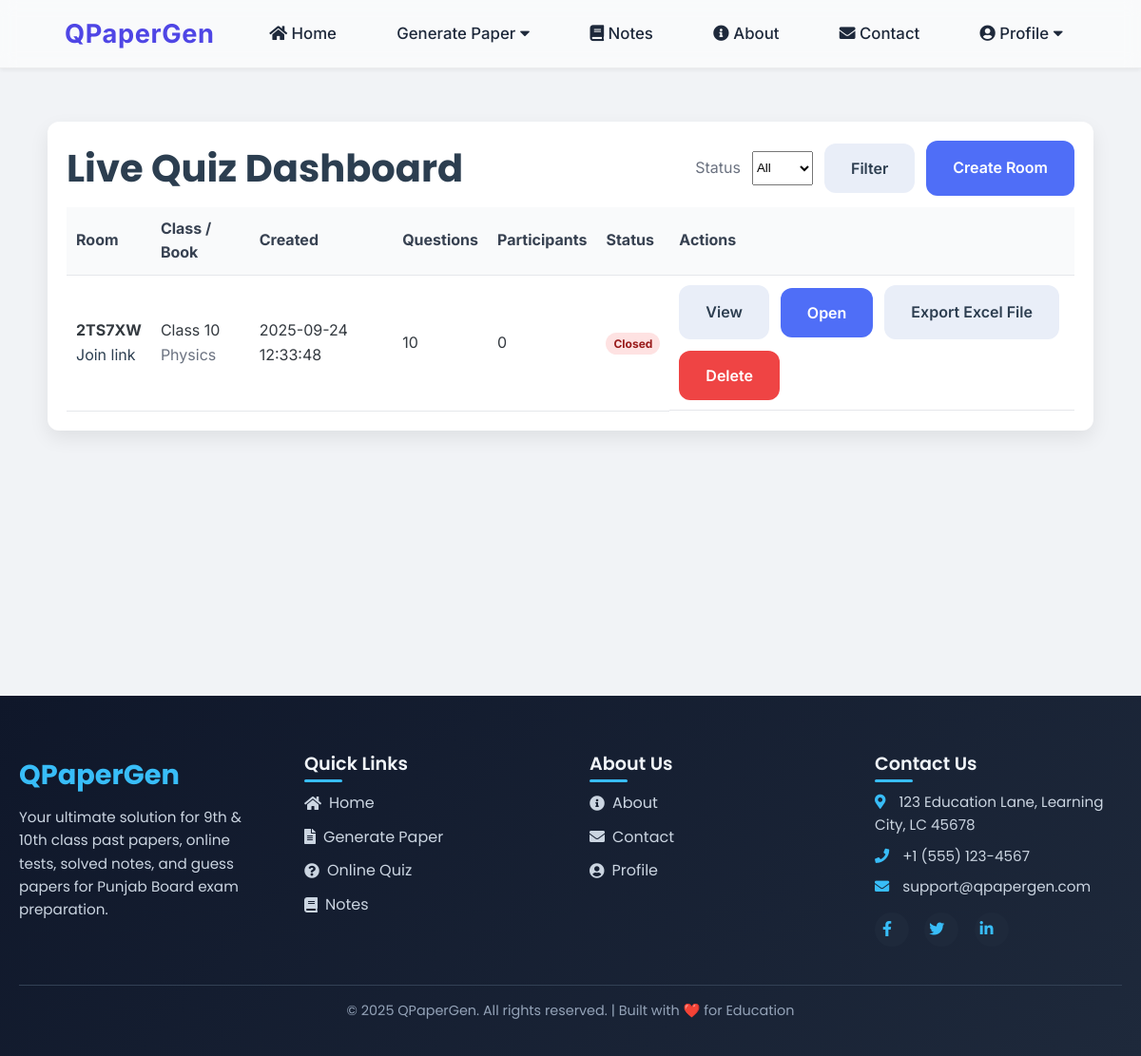
/quiz/online_quiz_dashboard.php (signed in), run on the app's committed database.
### tables this page shows
CREATE TABLE `quiz_rooms` (
  `id` int NOT NULL AUTO_INCREMENT,
  `room_code` varchar(10) NOT NULL,
  `class_id` int NOT NULL,
  `book_id` int NOT NULL,
  `mcq_count` int NOT NULL DEFAULT '0',
  `created_at` datetime NOT NULL DEFAULT CURRENT_TIMESTAMP,
  `status` enum('active','closed') NOT NULL DEFAULT 'active',
  `user_id` int DEFAULT NULL,
  PRIMARY KEY (`id`),
  UNIQUE KEY `room_code` (`room_code`)
);

CREATE TABLE `class` (
  `class_id` int NOT NULL AUTO_INCREMENT,
  `class_name` varchar(50) NOT NULL,
  PRIMARY KEY (`class_id`)
);

CREATE TABLE `book` (
  `book_id` int NOT NULL AUTO_INCREMENT,
  `class_id` int DEFAULT NULL,
  `book_name` varchar(100) NOT NULL,
  PRIMARY KEY (`book_id`),
  KEY `class_id` (`class_id`)
);

### quiz/online_quiz_dashboard.php (the view, shortened to what this page needs)
<?php
include '../db_connect.php';
$user_id = isset($_SESSION['user_id']) ? (int)$_SESSION['user_id'] : 0;
$room_code = strtoupper(trim($_GET['room'] ?? ''));
$status_filter = strtolower(trim($_GET['status'] ?? ''));
function h($s){ return htmlspecialchars($s, ENT_QUOTES, 'UTF-8'); }
function join_url($code){ return 'online_quiz_join.php?room=' . urlencode($code); }
?>
<!DOCTYPE html>
<html lang="en">
<head>
  <link rel="stylesheet" href="../css/main.css">
</head>
<body>
<?php include '../header.php'; ?>
<div class="main-content">
  <div class="container-narrow">
  <?php if ($room_code === ''): ?>
    <div class="flex" style="justify-content: space-between;">
      <h1 style="margin: 0;">Live Quiz Dashboard</h1>
      <div class="flex">
        <form method="GET" action="online_quiz_dashboard.php" class="flex">
          <label class="muted">Status</label>
          <select name="status" class="input inline" style="height: 36px;">
            <option value="" <?= $status_filter===''?'selected':''; ?>>All</option>
          </select>
          <button class="btn secondary" type="submit">Filter</button>
        </form>
        <a class="btn primary" href="online_quiz_host.php">Create Room</a>
      </div>
    </div>
    <?php
      $where = "WHERE r.user_id = " . $user_id;
      $sql = "SELECT r.id, r.room_code, r.created_at, r.status, r.class_id, r.book_id,
                     c.class_name, b.book_name,
                     (SELECT COUNT(*) FROM quiz_room_questions q WHERE q.room_id = r.id) AS q_count,
                     (SELECT COUNT(*) FROM quiz_participants p WHERE p.room_id = r.id) AS p_count
              FROM quiz_rooms r
              LEFT JOIN class c ON c.class_id = r.class_id
              LEFT JOIN book b ON b.book_id = r.book_id
              $where
              ORDER BY r.id DESC LIMIT 200";
      $res = $conn->query($sql);
    ?>
    <table>
      <thead>
        <tr>
          <th>Room</th>
          <th>Class / Book</th>
          <th>Created</th>
          <th>Questions</th>
          <th>Participants</th>
          <th>Status</th>
          <th>Actions</th>
        </tr>
      </thead>
      <tbody>
        <?php if ($res && $res->num_rows > 0): while ($row = $res->fetch_assoc()): ?>
          <tr>
            <td>
              <div><strong><?= h($row['room_code']) ?></strong></div>
              <div class="muted"><a href="<?= h(join_url($row['room_code'])) ?>" target="_blank">Join link</a></div>
            </td>
            <td>
              <div><?= h($row['class_name'] ?? 'Class ' . (int)$row['class_id']) ?></div>
              <div class="muted"><?= h($row['book_name'] ?? ('Book ' . (int)$row['book_id'])) ?></div>
            </td>
            <td><?= h($row['created_at']) ?></td>
            <td><?= (int)$row['q_count'] ?></td>
            <td><?= (int)$row['p_count'] ?></td>
            <td><span class="badge <?= $row['status']==='active'?'active':'closed' ?>"><?= h(ucfirst($row['status'])) ?></span></td>
            <td class="flex">
              <a class="btn secondary" href="online_quiz_dashboard.php?room=<?= h($row['room_code']) ?>">View</a>
              <?php if ($row['status']==='active'): ?>
                <form method="POST" action="online_quiz_room_status.php" style="display:inline;">
                  <input type="hidden" name="room_code" value="<?= h($row['room_code']) ?>" />
                  <input type="hidden" name="action" value="close" />
                  <button class="btn danger" type="submit">Close</button>
                </form>
              <?php else: ?>
                <form method="POST" action="online_quiz_room_status.php" style="display:inline;">
                  <button class="btn primary" type="submit">Open</button>
                </form>
              <?php endif; ?>
              <a class="btn secondary" href="online_quiz_export.php?room=<?= h($row['room_code']) ?>">Export Excel File</a>
              <form method="POST" action="online_quiz_delete_room.php" style="display:inline;" onsubmit="return confirm('Are you sure you want to delete room <?= h($row['room_code']) ?>? This action cannot be undone.');">
                <button class="btn danger" type="submit">Delete</button>
              </form>
            </td>
          </tr>
        <?php endwhile; else: ?>
          <tr><td colspan="7" class="muted">No rooms found.</td></tr>
        <?php endif; ?>
      </tbody>
    </table>
  <?php endif; ?>
  </div>
</div>
<?php include '../footer.php'; ?>
</body>
</html>

### css/main.css (style rules this page uses)
:root { --primary-color: #2c3e50; --primary-dark: #1a2530; --primary-light: #3e5771; --secondary-color: #3498db; --secondary-dark: #2980b9; --secondary-light: #5dade2; --accent-color: #e74c3c; --success-color: #27ae60; --warning-color: #f39c12; --danger-color: #c0392b; --info-color: #16a085; --white: #ffffff; --off-white: #f9fafc; --light-gray: #f1f3f6; --gray: #6c757d; --dark-gray: #343a40; --black: #212529; --font-primary: 'Inter', -apple-system, BlinkMacSystemFont, 'Segoe UI', Roboto, sans-serif; --font-heading: 'Poppins', -apple-system, BlinkMacSystemFont, 'Segoe UI', Roboto, sans-serif; --spacing-xs: 0.25rem; --spacing-sm: 0.5rem; --spacing-md: 1rem; --spacing-lg: 1.5rem; --spacing-xl: 2rem; --spacing-xxl: 3rem; --radius-sm: 4px; --radius-md: 8px; --radius-lg: 12px; --radius-xl: 16px; --shadow-sm: 0 2px 4px rgba(0,0,0,0.05); --shadow-md: 0 4px 12px rgba(0,0,0,0.1); --shadow-lg: 0 8px 25px rgba(0,0,0,0.15); --shadow-xl: 0 16px 40px rgba(0,0,0,0.2); --transition-fast: 0.15s ease; --transition-normal: 0.3s ease; --transition-slow: 0.5s ease; }
* { margin: 0; padding: 0; box-sizing: border-box; }
html { scroll-behavior: smooth; font-size: 16px; }
body { font-family: var(--font-primary); line-height: 1.6; color: var(--dark-gray); background: var(--light-gray); -webkit-font-smoothing: antialiased; -moz-osx-font-smoothing: grayscale; min-height: 100vh; display: flex; flex-direction: column; }
h1, h2, h3, h4, h5, h6 { font-family: var(--font-heading); font-weight: 600; line-height: 1.3; margin-bottom: var(--spacing-md); color: var(--primary-color); }
h1 { font-size: 2.5rem; font-weight: 700; }
a { color: var(--primary-color); text-decoration: none; transition: color var(--transition-fast); }
.main-content { flex: 1; padding: var(--spacing-xl) 0; }
.btn { display: inline-flex; align-items: center; justify-content: center; gap: 0.5rem; padding: 1rem 1.75rem; font-size: 1rem; font-weight: 600; text-align: center; border-radius: var(--radius-lg); transition: all var(--transition-normal); cursor: pointer; border: none; text-decoration: none; position: relative; overflow: hidden; white-space: nowrap; min-height: 48px; font-family: var(--font-primary); }
.btn::before { content: ''; position: absolute; top: 0; left: -100%; width: 100%; height: 100%; background: linear-gradient(90deg, transparent, rgba(255,255,255,0.15), transparent); transition: left 0.6s ease; }
.main-content { width: 100%; overflow-x: hidden; }
.main-content { flex: 1; display: flex; flex-direction: column; min-height: calc(100vh - 140px); padding: var(--spacing-xl) 0; }
body { padding-bottom: 0; margin-bottom: 0; }

### css/index.css (style rules this page uses)
:root { --primary: #4F46E5; --primary-light: #818CF8; --primary-dark: #3730A3; --secondary: #0EA5E9; --accent: #10B981; --background: #F8FAFC; --surface: #FFFFFF; --text-primary: #1E293B; --text-secondary: #475569; --text-tertiary: #64748B; --border: #E2E8F0; --success: #10B981; --warning: #F59E0B; --error: #EF4444; --gradient-primary: linear-gradient(135deg, var(--primary), var(--secondary)); --gradient-accent: linear-gradient(135deg, var(--accent), var(--secondary)); --shadow-sm: 0 1px 2px 0 rgb(0 0 0 / 0.05); --shadow-md: 0 4px 6px -1px rgb(0 0 0 / 0.1), 0 2px 4px -2px rgb(0 0 0 / 0.1); --shadow-lg: 0 10px 15px -3px rgb(0 0 0 / 0.1), 0 4px 6px -4px rgb(0 0 0 / 0.1); --radius-sm: 0.375rem; --radius-md: 0.5rem; --radius-lg: 1rem; }
body { background-color: var(--background); color: var(--text-primary); line-height: 1.6; margin: 0; font-family: 'Inter', system-ui, -apple-system, sans-serif; }

### quiz/online_quiz_dashboard.php (style rules this page uses)
.container-narrow { max-width: 1100px; margin: 24px auto; background: #fff; border-radius: 12px; box-shadow: 0 8px 20px rgba(0,0,0,0.08); padding: 20px; }
.flex { display: flex; gap: 12px; align-items: center; flex-wrap: wrap; }
.btn { padding: 8px 14px; border: none; border-radius: 8px; cursor: pointer; font-weight: 600; }
.btn.primary { background: #4f6ef7; color: #fff; }
.btn.secondary { background: #e9eef8; color: #2d3e50; }
.btn.danger { background: #ef4444; color: #fff; }
.muted { color: #6b7280; }
table { width: 100%; border-collapse: collapse; margin-top: 12px; }
th, td { text-align: left; padding: 10px; border-bottom: 1px solid #e5e7eb; }
th { background: #f9fafb; font-weight: 700; color: #374151; }
.badge { display: inline-block; padding: 2px 8px; border-radius: 9999px; font-size: 12px; font-weight: 700; }
.badge.closed { background: #fee2e2; color: #991b1b; }

### data on the page
quiz_rooms: room_code "2TS7XW", class.class_name "Class 10", book.book_name "Physics", created_at "2025-09-24 12:33:48", q_count "10", p_count "0", status "Closed"
